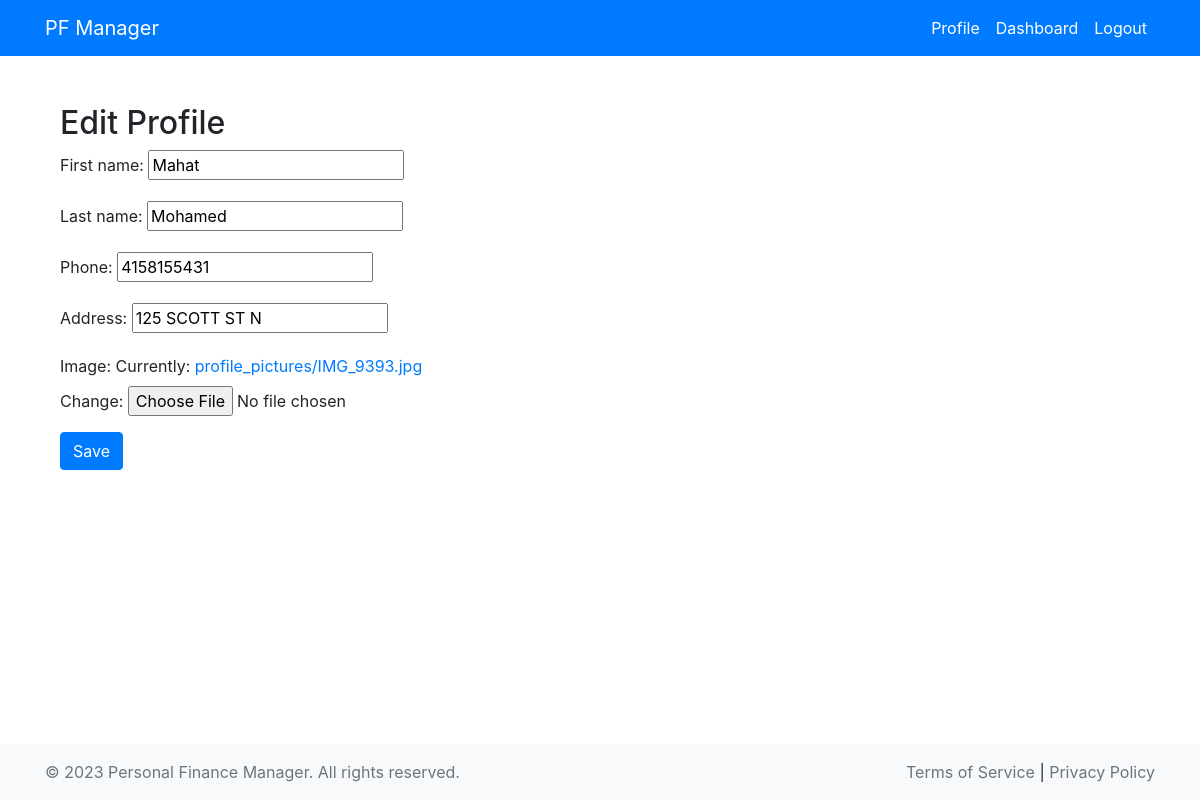
/edit_profile/ (signed in), run on the app's committed database.
### users/models.py (models this page shows, shortened)
class UserProfile(models.Model):
    user = models.OneToOneField(User, on_delete=models.CASCADE)
    first_name = models.CharField(max_length=100)
    last_name = models.CharField(max_length=100)
    phone = models.CharField(max_length=20)
    address = models.CharField(max_length=255)
    image = models.ImageField(upload_to='profile_pictures/', default='profilepic.jpg')

### users/views.py (the view)
# urls.py: path('edit_profile/', user_views.edit_profile, name='edit_profile'),
@login_required
def edit_profile(request):
    profile = UserProfile.objects.get(user=request.user)
    if request.method == 'POST':
        form = UserProfileForm(request.POST, request.FILES, instance=profile)
        if form.is_valid():
            form.save()
            messages.success(request, 'Your profile has been updated.')
            return redirect('user_profile')
    else:
        form = UserProfileForm(instance=profile)
    return render(request, 'users/edit_profile.html', {'form': form})

### users/forms.py
class UserProfileForm(forms.ModelForm):
    class Meta:
        model = UserProfile
        fields = ('first_name', 'last_name', 'phone', 'address', 'image')

### users/templates/users/edit_profile.html (shortened to what this page needs)
{% extends 'money/base.html' %}
{% block content %}
  <div class="container">
    <h2>Edit Profile</h2>
    <form method="post" enctype="multipart/form-data">
      {{ form.as_p }}
      <button type="submit" class="btn btn-primary">Save</button>
    </form>
  </div>
{% endblock %}

### money/templates/money/base.html (style rules this page uses)
html, body { height: 100%; }

### data on the page
UserProfile: first_name "Mahat", last_name "Mohamed", phone "4158155431", address "125 SCOTT ST N"
